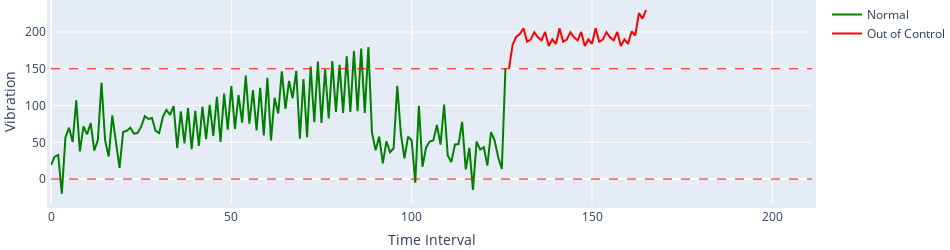

Notebook code cell kept with this figure:
### Code cell
dfa2 = pd.read_csv('dfa_small2.csv')

dfa2 = dfa2.rename(columns={'time':'ds','revolution':'y'})

train_size = 0.6
test_size = 0.4


train_end = int(len(dfa2)*train_size)
test_end =  int(len(dfa2)*test_size)
train_df = dfa2[:train_end]
test_df = dfa2[train_end:]



train_X = train_df.drop(['y'], axis =1)
train_y = train_df['y']
test_X = test_df.drop(['y'], axis =1 )
test_y = test_df['y']

fig1 = go.Figure()
fig1.add_traces(go.Scatter(x = train_df.index,y=train_df['y'],mode='lines',name='Normal',line=dict(color='green')))
fig1.add_traces(go.Scatter(x = test_df.index,y=test_df['y'],mode='lines',name='Out of Control',line=dict(color='red')))
# fig.add_traces(go.Scatter(x=[hj],y=[future_df['y'][hj]*scale],name='anomaly',mode='markers',marker=dict(color='red',size=8)))
fig1.add_hline(y=150, line_width=1, line_dash="dash", line_color="red",name='upper Threshold')
fig1.add_hline(y=0, line_width=1, line_dash="dash", line_color="red",name='lower Threshold')
# fig1.add_hline(y=120, line_width=1, line_dash="dash", line_color="orange",name='warning line')


#fig.add_traces(go.Scatter(x=[22,76,133,192,234,228],y=[train_df['y'][22],train_df['y'][76],train_df['y'][133],test_df['y'][192],test_df['y'][234],test_df['y'][228]],mode='markers',name='anomaly',marker=dict(color='red',size=8)))
# fig1.add_traces(go.Scatter(x=[31,30,63,96,32],y=[train_df['y'][31],train_df['y'][30],train_df['y'][63],train_df['y'][96],train_df['y'][32]],mode='markers',name='anomaly',marker=dict(color='red',size=8)))

fig1.update_layout( autosize=False,
                            showlegend = True,
                            #paper_bgcolor="LightSteelBlue",
                             margin=dict(
                                    l=10,
                                    r=10,
                                    b=10,
                                    t=0,
                                    pad=4
                                ),width=950,height=250)
fig1.update_layout(xaxis_title='Time Interval',yaxis_title='Vibration')
fig1.show()

### Figure 1 — Plotly figure (JSON) as saved in the notebook; plotly's stock layout.template omitted (floating-point values rounded to 4 significant figures)
{"data": [{"line": {"color": "green"}, "mode": "lines", "name": "Normal", "type": "scatter", "x": [0, 1, 2, 3, 4, 5, 6, 7, 8, 9, 10, 11, 12, 13, 14, 15, 16, 17, 18, 19, 20, 21, 22, 23, 24, 25, 26, 27, 28, 29, 30, 31, 32, 33, 34, 35, 36, 37, 38, 39, 40, 41, 42, 43, 44, 45, 46, 47, 48, 49, 50, 51, 52, 53, 54, 55, 56, 57, 58, 59, 60, 61, 62, 63, 64, 65, 66, 67, 68, 69, 70, 71, 72, 73, 74, 75, 76, 77, 78, 79, 80, 81, 82, 83, 84, 85, 86, 87, 88, 89, 90, 91, 92, 93, 94, 95, 96, 97, 98, 99, 100, 101, 102, 103, 104, 105, 106, 107, 108, 109, 110, 111, 112, 113, 114, 115, 116, 117, 118, 119, 120, 121, 122, 123, 124, 125, 126], "y": [19.05, 30.46, 32.83, -20.06, 56.51, 69.96, 50.28, 107.1, 37.7, 71.55, 60.79, 76.02, 38.81, 53.43, 131.0, 52.5, 30.51, 86.52, 50.65, 15.29, 63.94, 65.61, 69.88, 61.68, 62.49, 71.23, 85.5, 81.66, 83.05, 65.47, 62.6, 84.16, 94.13, 87.41, 99.27, 41.95, 92.16, 48.51, 96.45, 40.77, 92.81, 45.15, 98.45, 54.41, 100.9, 58.76, 112.0, 50.44, 116.4, 67.32, 126.3, 68.18, 114.1, 76.74, 140.7, 75.28, 120.9, 66.09, 124.1, 59.49, 137.7, 52.62, 110.6, 89.16, 146.5, 95.42, 133.4, 110.0, 147.2, 54.83, 136.1, 57.1, 153.1, 77.2, 159.8, 76.33, 149.3, 82.59, 160.4, 91.24, 155.2, 89.89, 166.8, 91.13, 174.0, 92.2, 177.5, 89.95, 179.6, 63.06, 39.24, 57.84, 21.38, 51.5, 36.49, 41.86, 126.9, 62.28, 28.25, 57.68, 52.52, -4.818, 99.77, 16.73, 43.09, 51.05, 52.4, 73.47, 46.81, 101.4, 32.22, 23.26, 47.1, 47.64, 77.84, 13.07, 42.43, -14.76, 50.83, 40.21, 43.41, 18.28, 63.99, 52.21, 29.69, 13.87, 151.0]}, {"line": {"color": "red"}, "mode": "lines", "name": "Out of Control", "type": "scatter", "x": [127, 128, 129, 130, 131, 132, 133, 134, 135, 136, 137, 138, 139, 140, 141, 142, 143, 144, 145, 146, 147, 148, 149, 150, 151, 152, 153, 154, 155, 156, 157, 158, 159, 160, 161, 162, 163, 164, 165, 166, 167, 168, 169, 170, 171, 172, 173, 174, 175, 176, 177, 178, 179, 180, 181, 182, 183, 184, 185, 186, 187, 188, 189, 190, 191, 192, 193, 194, 195, 196, 197, 198, 199, 200, 201, 202, 203, 204, 205, 206, 207, 208, 209, 210, 211], "y": [150.7, 182.8, 193.6, 197.2, 205.1, 186.8, 189.7, 199.8, 192.8, 188.5, 200.1, 180.9, 190.1, 183.8, 205.1, 186.8, 189.7, 199.8, 192.8, 188.5, 200.1, 180.9, 190.1, 183.8, 205.1, 186.8, 189.7, 199.8, 192.8, 188.5, 200.1, 180.9, 190.1, 183.8, 201.0, 195.2, 225.7, 218.2, 229.7, null, null, null, null, null, null, null, null, null, null, null, null, null, null, null, null, null, null, null, null, null, null, null, null, null, null, null, null, null, null, null, null, null, null, null, null, null, null, null, null, null, null, null, null, null, null]}], "layout": {"autosize": false, "height": 250, "margin": {"b": 10, "l": 10, "pad": 4, "r": 10, "t": 0}, "shapes": [{"line": {"color": "red", "dash": "dash", "width": 1}, "name": "upper Threshold", "type": "line", "x0": 0, "x1": 1, "xref": "x domain", "y0": 150, "y1": 150, "yref": "y"}, {"line": {"color": "red", "dash": "dash", "width": 1}, "name": "lower Threshold", "type": "line", "x0": 0, "x1": 1, "xref": "x domain", "y0": 0, "y1": 0, "yref": "y"}], "showlegend": true, "width": 950, "xaxis": {"title": {"text": "Time Interval"}}, "yaxis": {"title": {"text": "Vibration"}}}}
